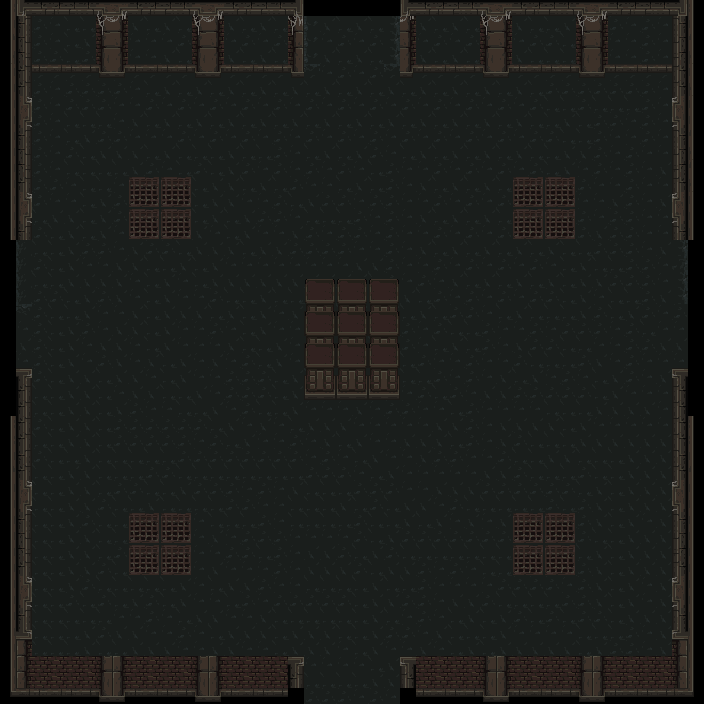

The image is a tile-based game level rendered from a .tmx file. Its description and source (layers, tilesets, objects; grid data summarised) follow:
An orthogonal 44x44 tile map with 16x16 px tiles, 6 tile layers (флажки, пол, стены, проходящие_стены, ...).

<map version="1.9" tiledversion="1.9.2" orientation="orthogonal" renderorder="right-down" width="44" height="44" tilewidth="16" tileheight="16" infinite="0" nextlayerid="7" nextobjectid="1">
 <tileset firstgid="1" source="mainlevbuild.tsx" />
 <layer id="6" name="флажки" width="44" height="44">
  <data>[1936 cells, 0 non-empty, 0 distinct tile ids]</data>
 </layer>
 <layer id="2" name="пол" width="44" height="44">
  <data>[1936 cells, 1787 non-empty, 22 distinct tile ids]</data>
 </layer>
 <layer id="1" name="стены" width="44" height="44">
  <data>[1936 cells, 294 non-empty, 66 distinct tile ids]</data>
 </layer>
 <layer id="5" name="проходящие_стены" width="44" height="44">
  <data>[1936 cells, 91 non-empty, 21 distinct tile ids]</data>
 </layer>
 <layer id="3" name="средние_столбы" width="44" height="44">
  <data>[1936 cells, 24 non-empty, 8 distinct tile ids]</data>
 </layer>
 <layer id="4" name="нижние_столбы" width="44" height="44">
  <data>[1936 cells, 24 non-empty, 8 distinct tile ids]</data>
 </layer>
</map>
